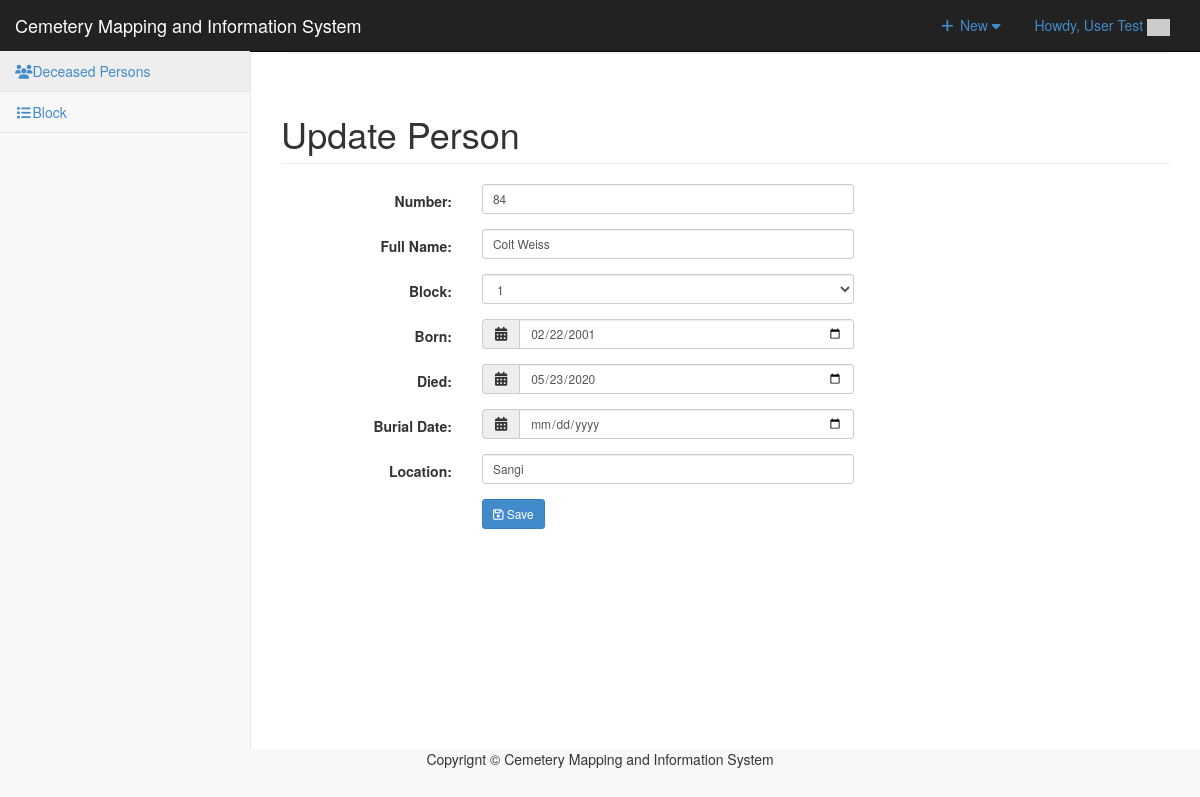
The page /admin/person/index.php?view=edit&id=9896 (signed in) on the database as committed earlier.
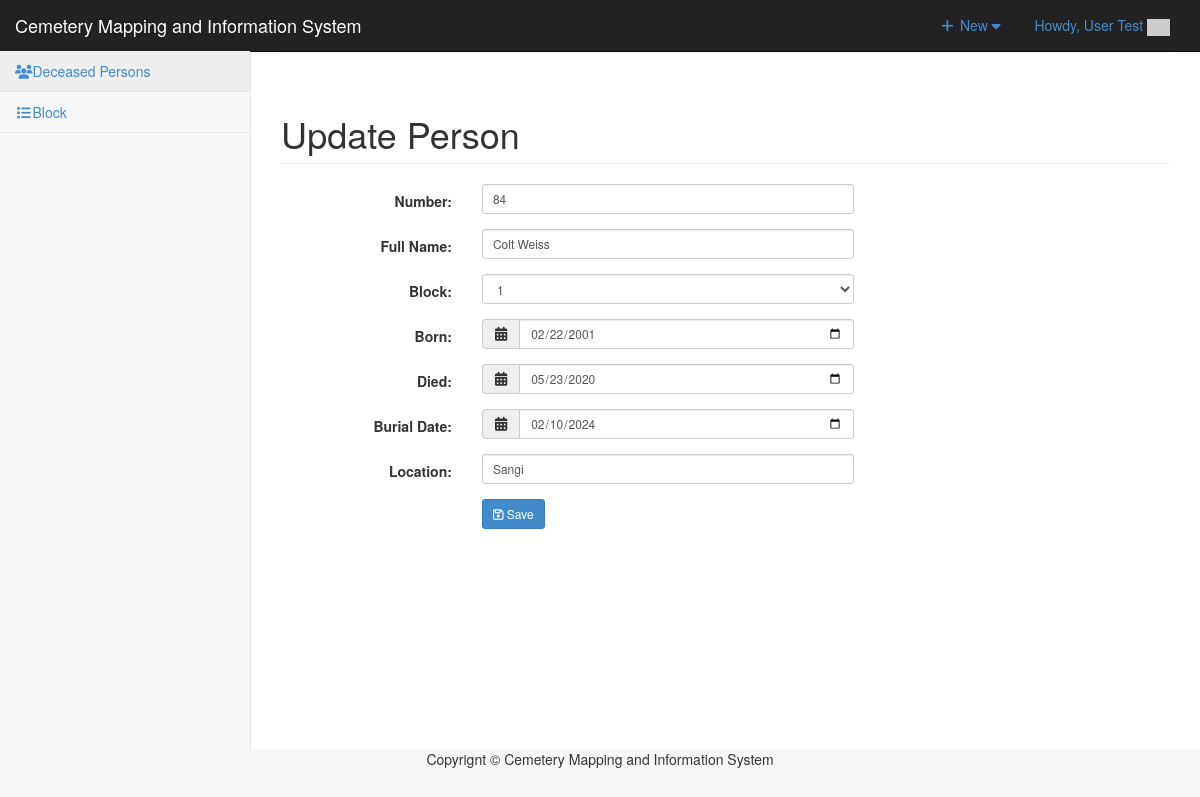
The same page on the database as committed later.
### tables this page shows
CREATE TABLE `tblpeople` (
  `PEOPLEID` int(11) NOT NULL,
  `FNAME` varchar(100) NOT NULL,
  `GRAVENO` int(11) NOT NULL,
  `BORNDATE` date NOT NULL,
  `DIEDDATE` date NOT NULL,
  `CATEGORIES` enum('1','2','3') NOT NULL,
  `LOCATION` varchar(100) NOT NULL,
  `BURIALDATE` date NOT NULL
);

### admin/person/index.php (called while the page is built, shortened)
<?php
require_once ("../theme/templates.php");
?>

### include/database.php (called while the page is built, shortened)
<?php
class Database {
	var $sql_string = '';
	private $conn;
	public function open_connection() {
		$this->conn = mysqli_connect(server,user,pass);
		if(!$this->conn){
			echo "Problem in database connection! Contact administrator!";
			exit();
		}else{
			$db_select = mysqli_select_db($this->conn,database_name);
		}
	}
	function setQuery($sql='') {
		$this->sql_string=$sql;
	}
	function executeQuery() {
		$result = mysqli_query($this->conn,$this->sql_string);
		return $result;
	}
	private function confirm_query($result) {
		return $result;
	}
	function loadSingleResult() {
		$cur = $this->executeQuery();
		while ($row = mysqli_fetch_object($cur)) {
		return $data = $row;
		}
	}
}
$mydb = new Database();
?>

### include/people.php (called while the page is built, shortened)
<?php
require_once(LIB_PATH.DS.'database.php');
class Person {
	protected static  $tblname = "tblpeople";
	function single_people($id=""){
			global $mydb;
			$mydb->setQuery("SELECT * FROM ".self::$tblname."
				Where PEOPLEID= {$id} LIMIT 1");
			$cur = $mydb->loadSingleResult();
			return $cur;
	}
}
?>

### admin/person/edit.php (the view, shortened to what the changed rows need)
<?php
  $peopleid = $_GET['id'];
  $person = New Person();
  $p = $person->single_people($peopleid);
?>
        <div class="row">
         <div class="col-lg-12">
            <h1 class="page-header">Update Person</h1>
          </div>
       </div>
                <div class="row">
                   <div class="form-group">
                    <div class="col-md-8">
                      <div class="col-md-8">
                            <input class="form-control input-sm" id="GRAVENO" name="GRAVENO" placeholder=
                            "Grave Number" type="text" value="<?php echo $p->GRAVENO ?>">
                      </div>
                    </div>
                  </div>
                 <div class="form-group">
                    <div class="col-md-8">
                      <div class="col-md-8">
                            <input class="form-control input-sm" id="FNAME" name="FNAME" placeholder=
                            "Full Name" type="text" value="<?php echo $p->FNAME ?>">
                      </div>
                    </div>
                  </div>
              <div class="form-group">
                    <div class="col-md-8">
                      <div class="col-md-8">
                       <div class="input-group" id="">
                          <div class="input-group-addon">
                            <i class="fa fa-calendar"></i>
                          </div>
                          <input name="BORNDATE"  value="<?php echo $p->BORNDATE ?>" type="date" class="form-control input-sm datemask2">
                        </div>
                      </div>
                    </div>
                  </div>
                   <div class="form-group">
                    <div class="col-md-8">
                      <div class="col-md-8">
                       <div class="input-group" id="">
                          <div class="input-group-addon">
                            <i class="fa fa-calendar"></i>
                          </div>
                          <input name="DIEDDATE"  value="<?php echo $p->DIEDDATE ?>" type="date" class="form-control input-sm datemask2">
                        </div>
                      </div>
                    </div>
                  </div>
                  <div class="form-group">
                    <div class="col-md-8">
                      <div class="col-md-8">
                       <div class="input-group" id="">
                          <div class="input-group-addon">
                            <i class="fa fa-calendar"></i>
                          </div>
                          <input name="BURIALDATE"  value="<?php echo $p->BURIALDATE ?>" type="date" class="form-control input-sm datemask2">
                        </div>
                      </div>
                    </div>
                  </div>
                   <div class="form-group">
                    <div class="col-md-8">
                      <div class="col-md-8">
                        <input class="form-control input-sm" id="LOCATION" name="LOCATION" placeholder=
                            "Location" type="text" value="<?php echo $p->LOCATION ?>">
                      </div>
                    </div>
                  </div>
            </div>

Rows that differ between the two databases and show on the page:
changed tblpeople "Colt Weiss": BURIALDATE (not shown) → "02/10/2024"
